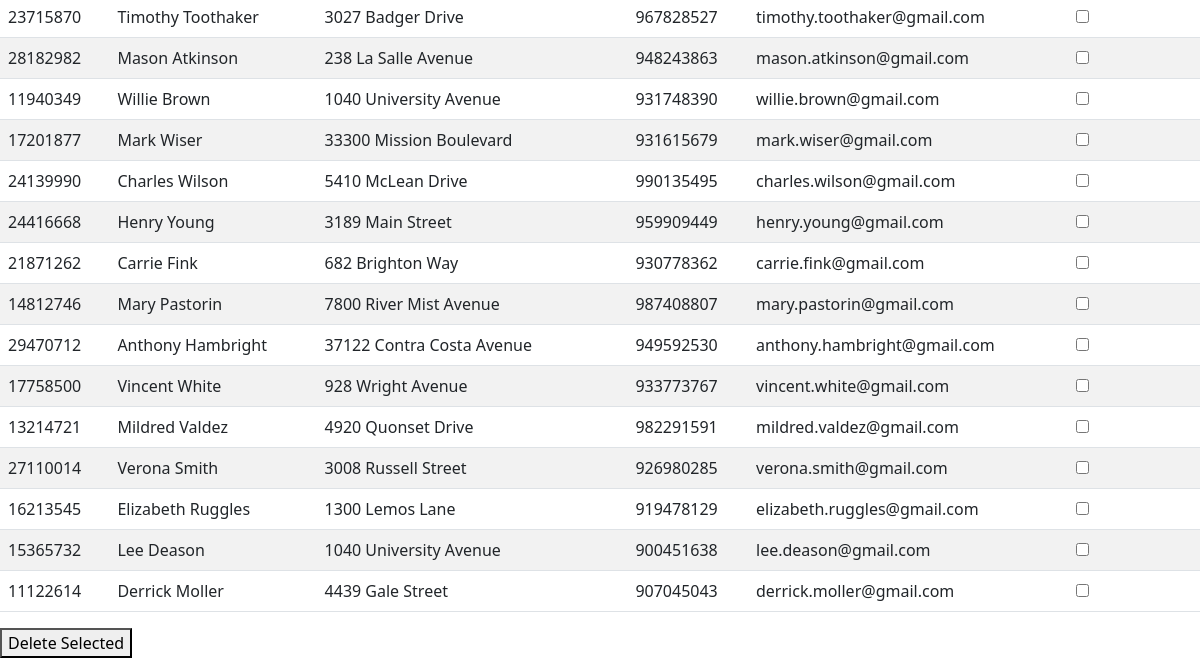
The app's page /cliente (lower part), older data.
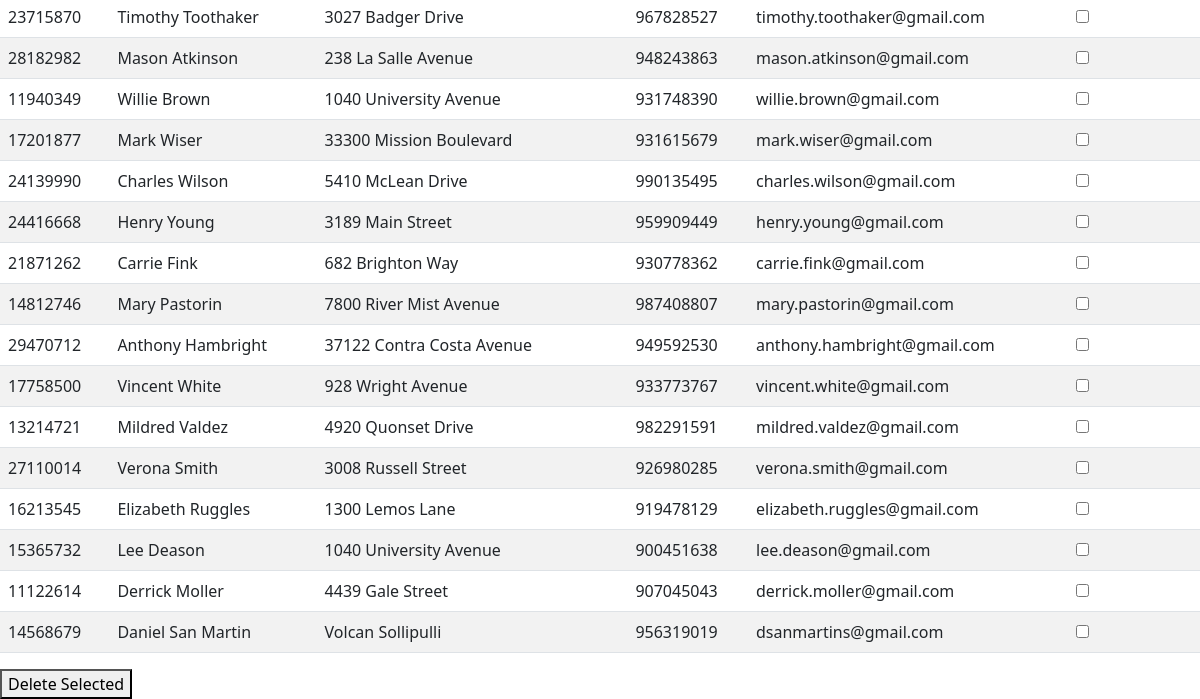
The same page, newer data.
### app_comercio/models.py (models this page shows, shortened)
class Cliente(models.Model):
    rut = models.BigIntegerField(primary_key=True)
    nombre = models.CharField(max_length=120)
    direccion = models.TextField()
    celular = models.IntegerField()
    email = models.EmailField()
    compraMouse = models.ManyToManyField(Mouse, blank=True)
    compraComputador = models.ManyToManyField(Computador, blank=True)
    compraMonitor = models.ManyToManyField(Monitor, blank=True)
    selected = models.BooleanField(default=False)
    objects = models.Manager()

### app_comercio/views.py (the view)
# urls.py: path("cliente", ClientePageView.as_view(), name="cliente"),
class ClientePageView(ListView):
    model = Cliente
    template_name = "cliente.html"
    context_object_name = 'data'
    http_method_names = ['get', 'post']

### templates/cliente.html (shortened to what this page needs)
{% extends "base.html" %}
{% block content %}
<form method="POST" action="{% url 'delete_data' %}">
  <table class="table table-striped table-hover">
    <tbody >
    {% for item in data %}
    <tr>
      <td>{{ item.rut }}</td>
      <td>{{ item.nombre }}</td>
      <td>{{ item.direccion }}</td>
      <td>{{ item.celular }}</td>
      <td>{{ item.email }}</td>
      <td><input type="checkbox" name="selected_items" value="{{ item.rut }}"></td>
    </tr>
    {% endfor %}
    </tbody>
  </table>
  <button type="submit">Delete Selected</button>
</form>
{% endblock content %}

Row changes from the older to the newer data that the page shows:
added Cliente: rut "14568679", nombre "Daniel San Martin", direccion "Volcan Sollipulli", celular "956319019", email "dsanmartins@gmail.com"
